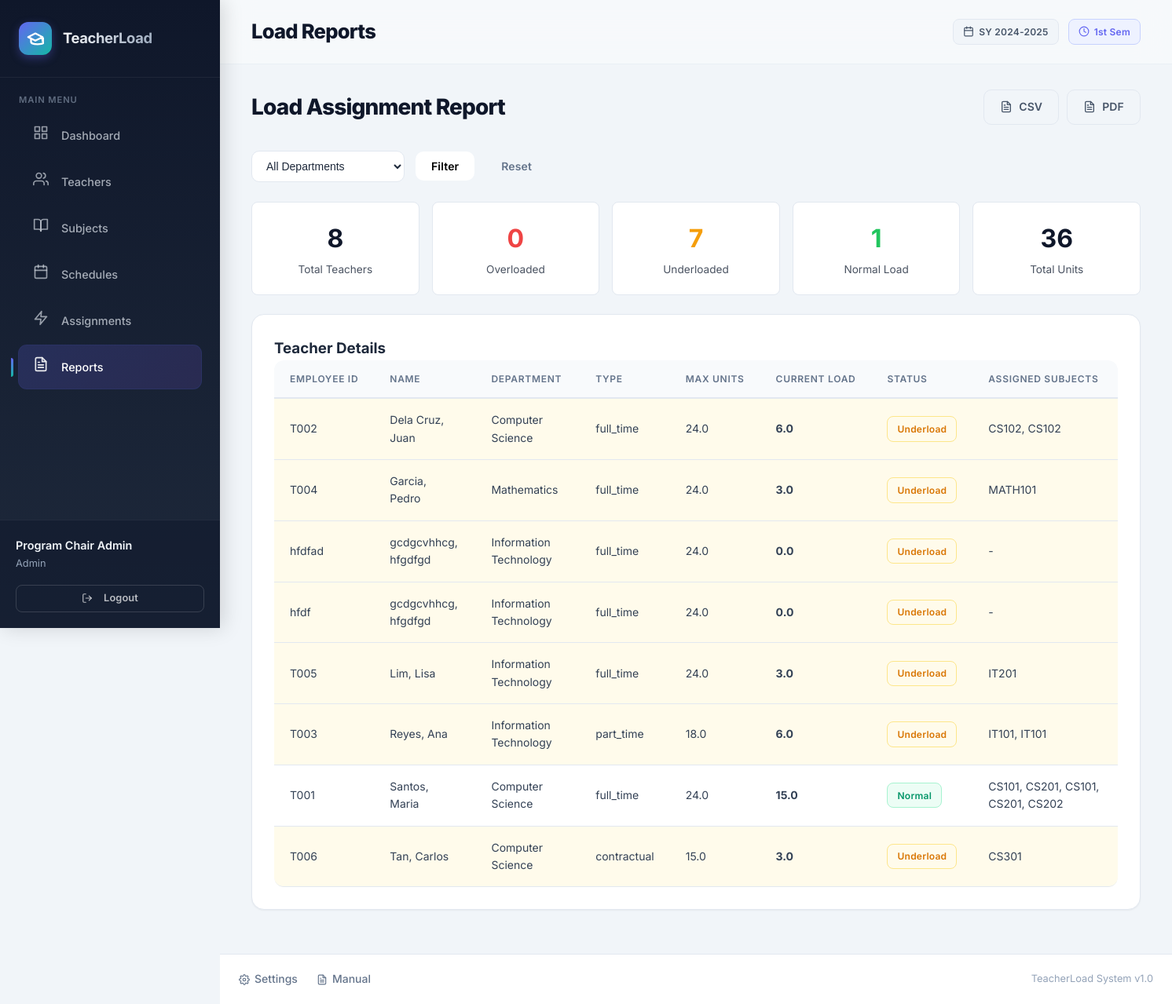
Page /modules/reports/index.php (signed in) on the committed database.
### tables this page shows
CREATE TABLE `teachers` (
  `id` int(11) NOT NULL,
  `employee_id` varchar(20) NOT NULL,
  `first_name` varchar(50) NOT NULL,
  `last_name` varchar(50) NOT NULL,
  `email` varchar(100) DEFAULT NULL,
  `phone` varchar(20) DEFAULT NULL,
  `department` varchar(50) DEFAULT NULL,
  `max_units` decimal(4,1) DEFAULT 24.0,
  `min_units` decimal(4,1) DEFAULT 12.0,
  `employment_type` enum('full_time','part_time','contractual') DEFAULT 'full_time',
  `status` enum('active','inactive','on_leave') DEFAULT 'active',
  `created_at` timestamp NOT NULL DEFAULT current_timestamp(),
  `updated_at` timestamp NOT NULL DEFAULT current_timestamp() ON UPDATE current_timestamp()
);

### config/database.php (called while the page is built, shortened)
<?php
class Database {
    private static ?PDO $instance = null;
    public static function getInstance(): PDO {
        if (self::$instance === null) {
            $host = 'localhost';
            $db   = 'teacher_load_system';
            $user = 'root';
            $pass = '';
            $charset = 'utf8mb4';
            $dsn = "mysql:host=$host;dbname=$db;charset=$charset";
            $options = [
                PDO::ATTR_ERRMODE            => PDO::ERRMODE_EXCEPTION,
                PDO::ATTR_DEFAULT_FETCH_MODE => PDO::FETCH_ASSOC,
                PDO::ATTR_EMULATE_PREPARES   => true,
            ];
            try {
                self::$instance = new PDO($dsn, $user, $pass, $options);
            } catch (\PDOException $e) {
                error_log("DB Connection failed: " . $e->getMessage());
                throw new \PDOException($e->getMessage(), (int)$e->getCode());
            }
        }
        return self::$instance;
    }
}

### services/ReportGenerator.php (called while the page is built, shortened)
<?php
require_once __DIR__ . '/../config/database.php';
class ReportGenerator {
    private PDO $db;
    public function __construct() {
        $this->db = Database::getInstance();
    }
    public function generateLoadReport(array $filters = []): array {
        $where = ['t.status = "active"'];
        $params = [];
        $whereSql = implode(' AND ', $where);
        $stmt = $this->db->prepare("
            SELECT t.id, t.employee_id, t.first_name, t.last_name, t.department,
                   t.employment_type, t.max_units, t.min_units,
                   COALESCE(SUM(s.units), 0) as current_load,
                   COUNT(DISTINCT a.id) as assignment_count
            FROM teachers t
            LEFT JOIN assignments a ON t.id = a.teacher_id AND a.status = 'active'
            LEFT JOIN schedules sch ON a.schedule_id = sch.id
            LEFT JOIN subjects s ON sch.subject_id = s.id
            WHERE $whereSql
            GROUP BY t.id
            ORDER BY t.last_name, t.first_name
        ");
        $stmt->execute($params);
        $teachers = $stmt->fetchAll();
        foreach ($teachers as &$teacher) {
            $teacher['status'] = $this->getLoadStatus($teacher);
            $stmt2 = $this->db->prepare("
                SELECT sub.code, sub.name, sub.units, sch.day_of_week,
                       TIME_FORMAT(sch.start_time, '%H:%i') as start_time,
                       TIME_FORMAT(sch.end_time, '%H:%i') as end_time,
                       sch.room, sch.section
                FROM assignments a
                JOIN schedules sch ON a.schedule_id = sch.id
                JOIN subjects sub ON sch.subject_id = sub.id
                WHERE a.teacher_id = ? AND a.status = 'active'
                ORDER BY sch.day_of_week, sch.start_time
            ");
            $stmt2->execute([$teacher['id']]);
            $teacher['assignments'] = $stmt2->fetchAll();
        }
        return [
            'generated_at' => date('Y-m-d H:i:s'),
            'filters' => $filters,
            'teachers' => $teachers,
            'summary' => $this->calculateSummary($teachers)
        ];
    }
    private function getLoadStatus(array $teacher): string {
        $load = (float)$teacher['current_load'];
        $max = (float)$teacher['max_units'];
        $min = (float)$teacher['min_units'];
        if ($load < $min) return 'underload';
        return 'normal';
    }
    private function calculateSummary(array $teachers): array {
        $total = count($teachers);
        $overload = 0;
        $underload = 0;
        $normal = 0;
        $totalUnits = 0;
        foreach ($teachers as $t) {
            if ($t['status'] === 'overload') $overload++;
            elseif ($t['status'] === 'underload') $underload++;
            else $normal++;
            $totalUnits += (float)$t['current_load'];
        }
        return [
            'total_teachers' => $total,
            'overload_count' => $overload,
            'underload_count' => $underload,
            'normal_count' => $normal,
            'total_assigned_units' => $totalUnits,
            'average_load' => $total > 0 ? round($totalUnits / $total, 2) : 0
        ];
    }
}

### includes/functions.php (called while the page is built, shortened)
<?php
function sanitize($input) {
    return htmlspecialchars(strip_tags(trim($input)), ENT_QUOTES, 'UTF-8');
}

### modules/reports/index.php (the view, shortened to what this page needs)
<?php
require_once __DIR__ . '/../../includes/functions.php';
require_once __DIR__ . '/../../services/ReportGenerator.php';
$generator = new ReportGenerator();
$filters = ['department' => $_GET['department'] ?? ''];
$report = $generator->generateLoadReport($filters);
require __DIR__ . '/../../includes/header.php';
?>
<div class="page-toolbar">
    <h2>Load Assignment Report</h2>
    <div class="toolbar-actions">
        <a href="<?= BASE_URL ?>/api/export.php?format=csv&report=load&department=<?= urlencode($filters['department']) ?>" class="btn btn-outline">
            CSV
        </a>
        <a href="<?= BASE_URL ?>/api/export.php?format=pdf&report=load&department=<?= urlencode($filters['department']) ?>" class="btn btn-outline">
            PDF
        </a>
    </div>
</div>
<div class="filter-bar">
    <form method="GET" class="filter-form">
        <select name="department" class="filter-select">
            <option value="">All Departments</option>
        </select>
        <button type="submit" class="btn btn-secondary">Filter</button>
        <a href="<?= BASE_URL ?>/modules/reports/" class="btn btn-ghost">Reset</a>
    </form>
</div>
<div class="summary-grid">
    <div class="summary-card">
        <div class="summary-value"><?= $report['summary']['total_teachers'] ?></div>
        <div class="summary-label">Total Teachers</div>
    </div>
    <div class="summary-card">
        <div class="summary-value" style="color: #ef4444;"><?= $report['summary']['overload_count'] ?></div>
        <div class="summary-label">Overloaded</div>
    </div>
    <div class="summary-card">
        <div class="summary-value" style="color: #f59e0b;"><?= $report['summary']['underload_count'] ?></div>
        <div class="summary-label">Underloaded</div>
    </div>
    <div class="summary-card">
        <div class="summary-value" style="color: #22c55e;"><?= $report['summary']['normal_count'] ?></div>
        <div class="summary-label">Normal Load</div>
    </div>
    <div class="summary-card">
        <div class="summary-value"><?= $report['summary']['total_assigned_units'] ?></div>
        <div class="summary-label">Total Units</div>
    </div>
</div>
<div class="card">
    <h3>Teacher Details</h3>
    <div class="table-responsive">
        <table class="data-table report-table">
            <thead>
                <tr>
                    <th>Employee ID</th>
                    <th>Name</th>
                    <th>Department</th>
                    <th>Type</th>
                    <th>Max Units</th>
                    <th>Current Load</th>
                    <th>Status</th>
                    <th>Assigned Subjects</th>
                </tr>
            </thead>
            <tbody>
                <?php if (empty($report['teachers'])): ?>
                    <tr>
                        <td colspan="8" class="empty-cell">
                            <div class="empty-state">
                                <div class="empty-state-icon">📊</div>
                                <div>No teachers found.</div>
                            </div>
                        </td>
                    </tr>
                <?php else: ?>
                    <?php foreach ($report['teachers'] as $t): ?>
                        <tr class="status-<?= $t['status'] ?>">
                            <td><?= sanitize($t['employee_id']) ?></td>
                            <td><?= sanitize($t['last_name'] . ', ' . $t['first_name']) ?></td>
                            <td><?= sanitize($t['department']) ?></td>
                            <td><?= sanitize($t['employment_type']) ?></td>
                            <td><?= $t['max_units'] ?></td>
                            <td><strong><?= $t['current_load'] ?></strong></td>
                            <td><span class="badge badge-<?= $t['status'] === 'overload' ? 'danger' : ($t['status'] === 'underload' ? 'warning' : ($t['status'] === 'near_limit' ? 'warning' : 'success')) ?>"><?= ucfirst($t['status']) ?></span></td>
                            <td>
                                <?php
                                $codes = array_column($t['assignments'], 'code');
                                echo sanitize(implode(', ', $codes)) ?: '-';
                                ?>
                            </td>
                        </tr>
                    <?php endforeach; ?>
                <?php endif; ?>
            </tbody>
        </table>
    </div>
</div>
<?php require __DIR__ . '/../../includes/footer.php'; ?>

### assets/css/main.css (style rules this page uses)
:root { --primary-50:#eef2ff;--primary-100:#e0e7ff;--primary-200:#c7d2fe;--primary-300:#a5b4fc;--primary-400:#818cf8;--primary-500:#6366f1;--primary-600:#4f46e5;--primary-700:#4338ca;--primary-800:#3730a3;--primary-900:#312e81;--accent-500:#14b8a6;--accent-600:#0d9488;--slate-50:#f8fafc;--slate-100:#f1f5f9;--slate-200:#e2e8f0;--slate-300:#cbd5e1;--slate-400:#94a3b8;--slate-500:#64748b;--slate-600:#475569;--slate-700:#334155;--slate-800:#1e293b;--slate-900:#0f172a;--success:#10b981;--success-light:#d1fae5;--warning:#f59e0b;--warning-light:#fef3c7;--danger:#ef4444;--danger-light:#fee2e2;--info:#0ea5e9;--info-light:#e0f2fe;--bg-body:#f1f5f9;--bg-card:#fff;--bg-sidebar:#0f172a;--bg-sidebar-hover:rgba(255,255,255,0.06);--bg-sidebar-active:rgba(99,102,241,0.18);--border-light:#e2e8f0;--border-medium:#cbd5e1;--shadow-sm:0 1px 2px 0 rgb(0 0 0 / 0.05);--shadow-md:0 4px 6px -1px rgb(0 0 0 / 0.07),0 2px 4px -2px rgb(0 0 0 / 0.05);--shadow-lg:0 10px 15px -3px rgb(0 0 0 / 0.08),0 4px 6px -4px rgb(0 0 0 / 0.04);--shadow-glow:0 0 0 3px rgba(99,102,241,0.15);--font-sans:'Inter',-apple-system,BlinkMacSystemFont,'Segoe UI',Roboto,sans-serif;--radius-sm:8px;--radius-md:10px;--radius-lg:14px;--radius-xl:20px;--primary:var(--primary-500);--primary-dark:var(--primary-700);--accent:var(--accent-500);--gray-50:var(--slate-50);--gray-100:var(--slate-100);--gray-300:var(--slate-300);--gray-400:var(--slate-400);--gray-500:var(--slate-500);--gray-600:var(--slate-600);--gray-700:var(--slate-700);--gray-800:var(--slate-800);--gray-900:var(--slate-900);--surface:#fff;--border:var(--slate-200);--bg-primary:var(--slate-100) }
* { box-sizing:border-box;margin:0;padding:0 }
html { scroll-behavior:smooth }
body { font-family:var(--font-sans);background:var(--bg-body);color:var(--slate-800);line-height:1.6;-webkit-font-smoothing:antialiased }
.btn { padding:0.65rem 1.25rem;border:2px solid transparent;border-radius:var(--radius-md);font-size:0.875rem;font-family:var(--font-sans);font-weight:600;cursor:pointer;transition:all 0.2s;text-decoration:none;display:inline-flex;align-items:center;justify-content:center;gap:0.4rem;white-space:nowrap }
.btn-secondary { background:#fff;color:#000;border-color:var(--slate-400) }
.btn-outline { background:#fff;color:#000;border-color:var(--border-medium) }
.btn-ghost { background:transparent;color:#000;border-color:transparent }
.badge { display:inline-flex;align-items:center;padding:0.25rem 0.6rem;border-radius:9999px;font-size:0.75rem;font-weight:600;white-space:nowrap }
.badge-success { background:var(--success-light);color:#065f46 }
.badge-warning { background:var(--warning-light);color:#92400e }
.card { background:var(--bg-card);border-radius:var(--radius-lg);border:1px solid var(--border-light);box-shadow:var(--shadow-sm);overflow:hidden;margin-bottom:1.5rem }
.table-responsive { overflow-x:auto }
.data-table { width:100%;border-collapse:collapse;font-size:0.9rem }
.data-table th,.data-table td { padding:0.85rem 1rem;text-align:left;border-bottom:1px solid var(--border-light) }
.data-table th { font-weight:600;font-size:0.8rem;text-transform:uppercase;letter-spacing:0.04em;color:var(--slate-500);background:var(--slate-50) }
.page-toolbar { display:flex;align-items:center;justify-content:space-between;margin-bottom:1.25rem;gap:1rem }
.page-toolbar h2 { font-size:1.35rem;font-weight:700;color:var(--slate-900) }
.toolbar-actions { display:flex;align-items:center;gap:0.5rem }
.filter-bar { margin-bottom:1.25rem }
.filter-form { display:flex;flex-wrap:wrap;align-items:center;gap:0.5rem }
.filter-input,.filter-select { padding:0.55rem 0.75rem;border:1.5px solid var(--border-light);border-radius:var(--radius-md);font-size:0.875rem;color:var(--slate-800);background:#fff;min-width:160px }

### assets/css/reports.css (style rules this page uses)
.summary-grid { display: grid; grid-template-columns: repeat(auto-fit, minmax(140px, 1fr)); gap: 1rem; margin-bottom: 1.5rem; }
.summary-card { background: white; border: 1px solid var(--border); border-radius: 8px; padding: 1.25rem; text-align: center; box-shadow: var(--shadow); }
.summary-value { font-size: 2rem; font-weight: 700; color: var(--gray-900); }
.summary-label { font-size: 0.85rem; color: var(--gray-800); opacity: 0.8; margin-top: 0.25rem; }
.report-table tbody tr.status-underload { background: #fffbeb; }

### rows in the picture
teachers: employee "T002", last_name+first_name "Dela Cruz, Juan", department "Computer Science", employment_type "full_time", max_units "24.0", current_load "6.0", status "Underload", codes "CS102, CS102"
teachers: employee "T004", last_name+first_name "Garcia, Pedro", department "Mathematics", employment_type "full_time", max_units "24.0", current_load "3.0", status "Underload", codes "MATH101"
teachers: employee "hfdfad", last_name+first_name "gcdgcvhhcg, hfgdfgd", department "Information Technology", employment_type "full_time", max_units "24.0", current_load "0.0", status "Underload", codes "-"
teachers: employee "hfdf", last_name+first_name "gcdgcvhhcg, hfgdfgd", department "Information Technology", employment_type "full_time", max_units "24.0", current_load "0.0", status "Underload", codes "-"
teachers: employee "T005", last_name+first_name "Lim, Lisa", department "Information Technology", employment_type "full_time", max_units "24.0", current_load "3.0", status "Underload", codes "IT201"
teachers: employee "T003", last_name+first_name "Reyes, Ana", department "Information Technology", employment_type "part_time", max_units "18.0", current_load "6.0", status "Underload", codes "IT101, IT101"
teachers: employee "T001", last_name+first_name "Santos, Maria", department "Computer Science", employment_type "full_time", max_units "24.0", current_load "15.0", status "Normal", codes "CS101, CS201, CS101, CS201, CS202"
teachers: employee "T006", last_name+first_name "Tan, Carlos", department "Computer Science", employment_type "contractual", max_units "15.0", current_load "3.0", status "Underload", codes "CS301"

### other values in the picture
$item['label'] "Dashboard"
$item['label'] "Teachers"
$item['label'] "Subjects"
$item['label'] "Schedules"
$item['label'] "Assignments"
$item['label'] "Reports"
$_SESSION['user_data']['full_name'] "Program Chair Admin"
$_SESSION['user_data']['role'] "Admin"
$pageTitle "Load Reports"
$_SESSION['current_school_year'] "2024-2025"
$_SESSION['current_semester'] "1st"
$report['summary']['total_teachers'] "8"
$report['summary']['overload_count'] "0"
$report['summary']['underload_count'] "7"
$report['summary']['normal_count'] "1"
